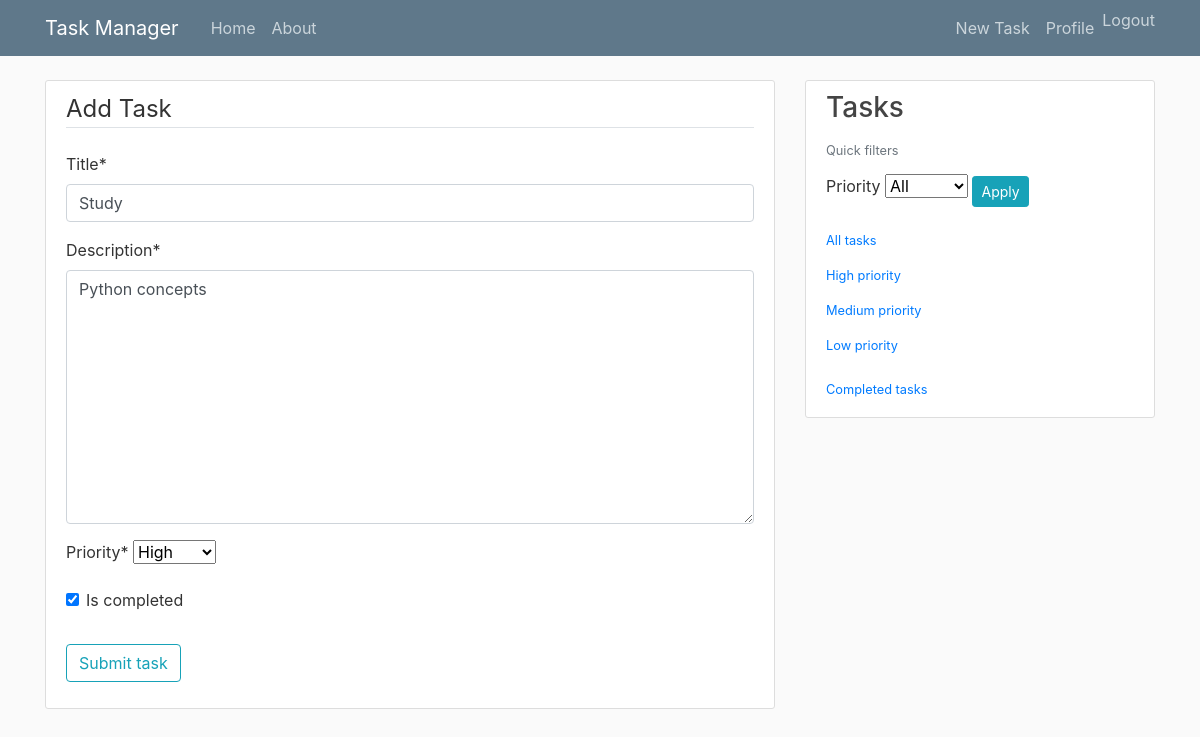
The app's page /task/4/update/ (signed in) with its own data.
### task/models.py (models this page shows, shortened)
class Task(models.Model):
    PRIORITY_CHOICES = [
        ('L', 'Low'),
        ('M', 'Medium'),
        ('H', 'High'),
    ]
    owner=models.ForeignKey(User,on_delete=models.CASCADE)
    title=models.CharField(max_length=200)
    description=models.TextField()
    is_completed=models.BooleanField(default=False)
    created_at = models.DateTimeField(default=timezone.now)
    priority = models.CharField(
        max_length=1,
        choices=PRIORITY_CHOICES,
        default='L',
    )

### task/views.py (the view)
# urls.py: path('task/<int:pk>/update/', TodoUpdateView.as_view(), name='task-update'),
class TodoUpdateView(LoginRequiredMixin, UserPassesTestMixin,UpdateView):
    model=Task
    fields = ["title","description", "priority","is_completed"]
    def test_func(self):
        task = self.get_object()
        if self.request.user == task.owner:
            return True
        return False

### task/templates/task/task_form.html (shortened to what this page needs)
{% extends "task/base.html" %}
{%  load crispy_forms_tags %}
{% block content %}
    <div class="content-section">
    <form method="POST">
        <fieldset class="form-group">
            <legend class="border-bottom mb-4">Add Task</legend>
            {{ form|crispy }}
        </fieldset>
<div class="form-group">
    <button class="btn btn-outline-info" type="submit">Submit task</button>
</div>
    </form>
    </div>
{% endblock %}

### task/static/task/main.css (style rules this page uses)
body { background: #fafafa; color: #333333; margin-top: 5rem; }
.content-section { background: #ffffff; padding: 10px 20px; border: 1px solid #dddddd; border-radius: 3px; margin-bottom: 20px; }

### records on screen
Task: title "Study", description "Python concepts", priority "High", is_completed "☑"
